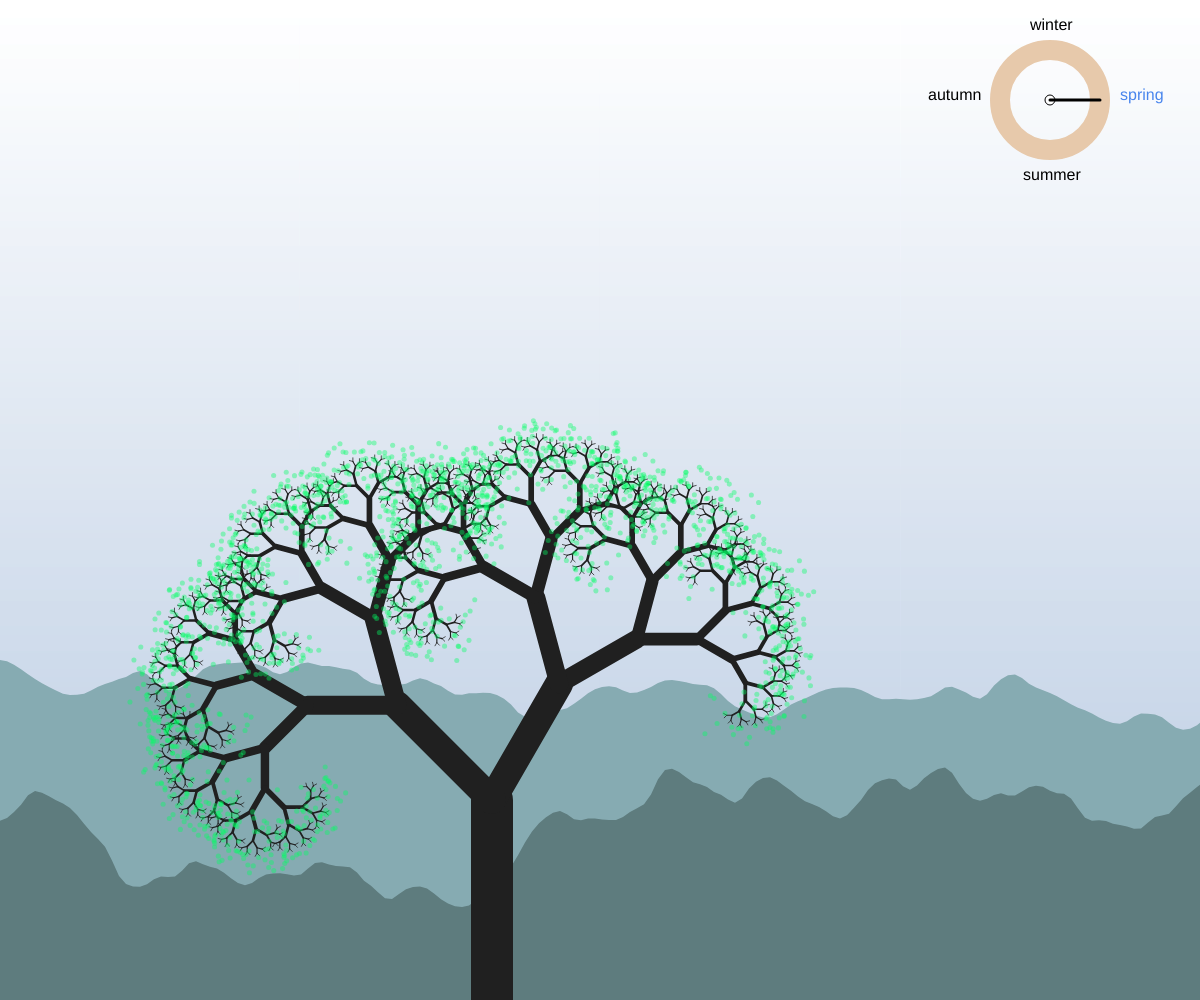
Frame 1 (no input)
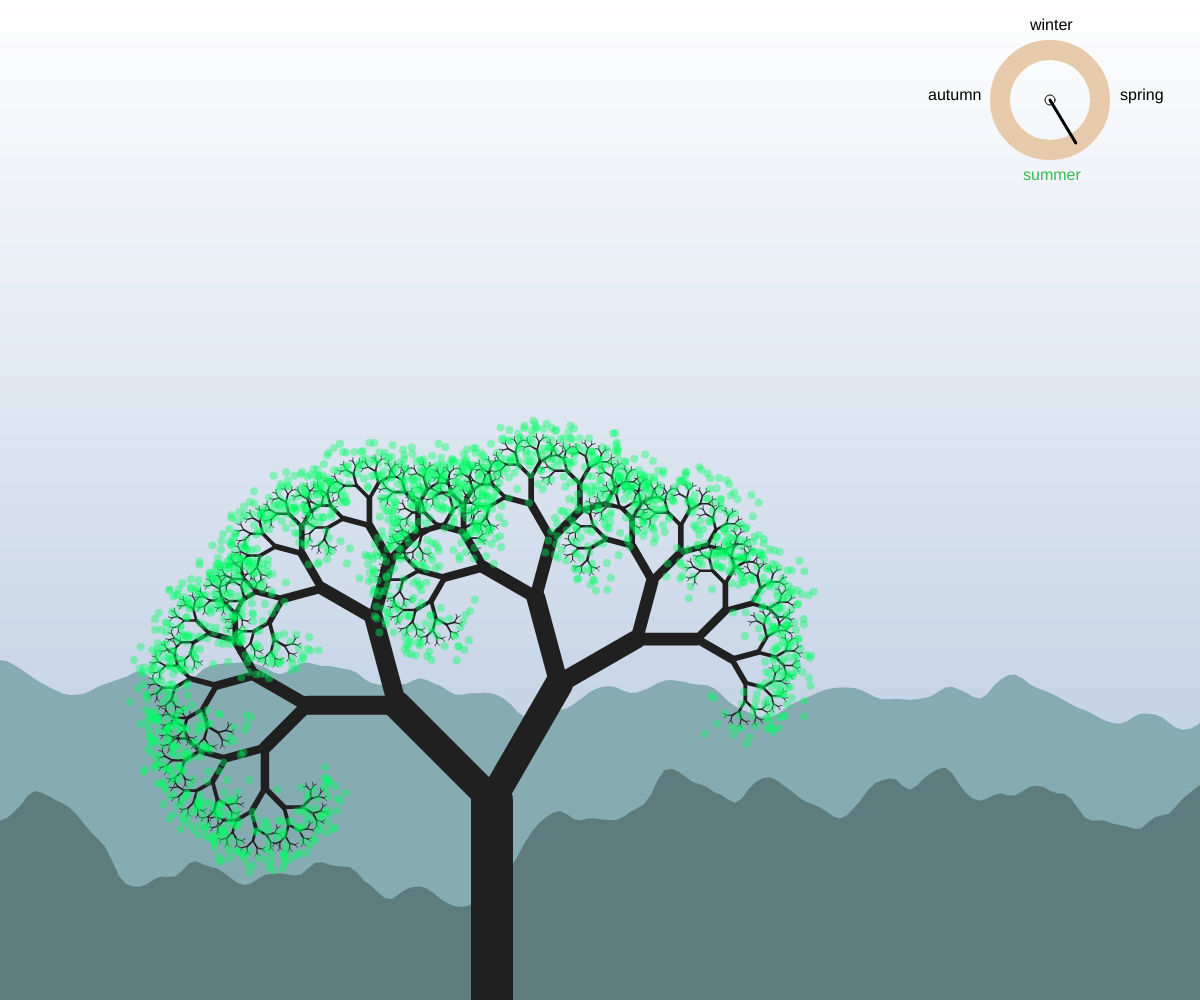
Frame 60 (no input)
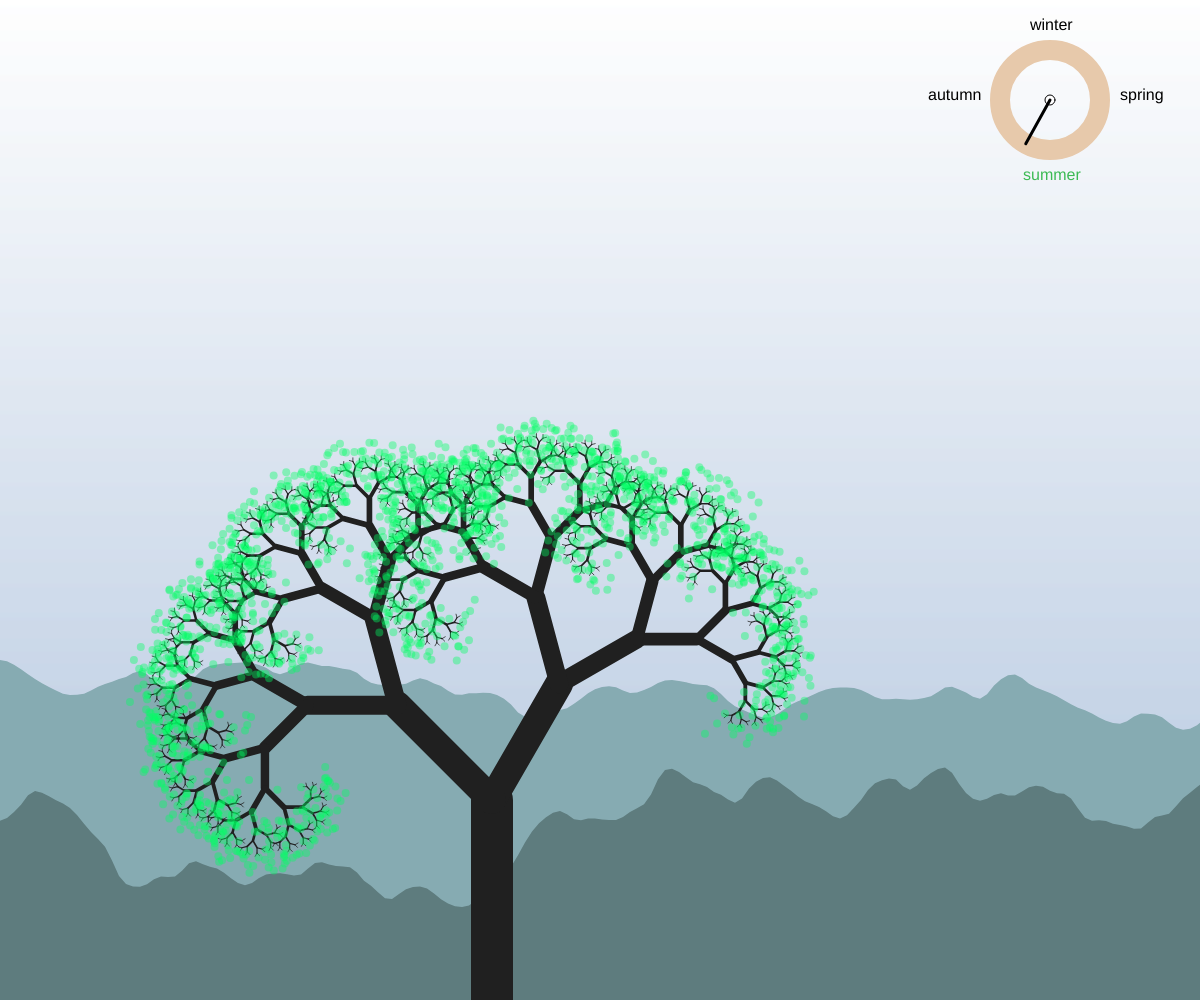
Frame 120 (the mouse pressed at the canvas centre since frame 60)

The p5.js sketch that drew these frames (run headless with seeded random() and noise() and a simulated clock; from frame 60 on, the mouse is pressed at the canvas centre):

// p5.js sketch
// ── sketch.js
var mountains = [];
// branch size constants
if (window.innerWidth > 900) {
  var rootSize = 42;
  var rootLength = 200;
} else {
  var rootSize = 36;
  var rootLength = 170;
}
var branchRatio = 0.67;
// gradient constants
var c1, c2;
// tree variables
var tree = [];
var leaves = [];
var count = 0;
// clock
var time = 0;
var clockPos;
// colors
var green, red;

function setup() {
  var cHeight = window.innerHeight;
  if (cHeight < 600) {
    cHeight = 600;
  }
  createCanvas(window.innerWidth, cHeight);

  clockPos = {
    'x': width - 150,
    'y': 100
  };

  c1 = color(255);
  c2 = color(176,196,222);

  green = color(0, 255, 100, 100);
  orange = color(255,165,0,100);

  setGradient(0, 0, width, height, c1, c2);

  // hard coded two mountains
  mountains.push(new Mountain(height - 200, height - 400, [134,171,178]));
  mountains.push(new Mountain(height - 50, height - 300, [94,124,126]));

  for (var j = 0; j < mountains.length; j++) {
    mountains[j].create();
  }

  var a = createVector(width * 0.41, height);
  var b = createVector(width * 0.41, height - rootLength);
  var root = new Branch(a, b, rootSize);

  tree[0] = root;

  for (var b = 0; b < 10; b++) {
    addBranches();
  }
}

function draw() {
  setGradient(0, 0, width, height, c1, c2);
  for (var j = 0; j < mountains.length; j++) {
    mountains[j].show();
  }
  for (var i = 0; i < tree.length; i++) {
    tree[i].show();
  }
  noFill();
  strokeWeight(20);
  stroke(231,201,171);
  ellipse(clockPos.x, clockPos.y, 100, 100);
  strokeWeight(1);
  stroke(0);
  fill(255);
  var radius = 50;
  var angle = radians(time);
  var x = clockPos.x + (radius * cos(angle));
  var y = clockPos.y + (radius * sin(angle));
  ellipse(clockPos.x, clockPos.y, 10, 10);
  strokeWeight(3);
  line(clockPos.x, clockPos.y, x, y);
  time = time % 360;
  time += 1;
  noStroke();
  textSize(16);
  if (time >= 225 && time < 315) {
    drawLeaves(8, true, 1);
    leavesFall();
    fill(219, 50, 54);
  } else {
    fill(0);
  }
  text("winter", clockPos.x - 20, 30);
  if ((time >= 315 && time <= 360) || (time >= 0 && time < 45)) {
    if (leaves.length == 0) {
      leavesGrow();
    } else {
      if (time > 315) {
        var radius = map(time, 315, 360, 0, 5);
      } else {
        var radius = map(time, 0, 45, 5, 8);
      }
      drawLeaves(radius);
    }
    fill(72, 133, 237);
  } else {
    fill(0);
  }
  text("spring", clockPos.x + 70, 100);
  if (time >= 45 && time < 135) {
    drawLeaves(8);
    fill(60, 186, 84);
  } else {
    fill(0);
  }
  text("summer", clockPos.x - 27, 180);
  if (time >= 135 && time < 225) {
    var lerpVal = map(time, 135, 225, 0, 1);
    drawLeaves(8, true, lerpVal);
    fill(244, 194, 13);
  } else {
    fill(0);
  }
  text("autumn", clockPos.x - 122, 100);
}

function leavesFall() {
  for (var i = 0; i < leaves.length; i++) {
    leaves[i].x += random(-3, 3);
    leaves[i].y += random(3, 20);
    if (leaves[i].y > height) {
      leaves.splice(i,1);
    }
  }
}

function leavesGrow() {
    for (var i = 0; i < tree.length; i++) {
      if (!tree[i].finished) {
        var leaf = tree[i].end.copy();
        leaf.x += random(-20, 20);
        leaf.y += random(-20, 20);
        leaves.push(leaf);
      }
    }
}

function drawLeaves(radius, isCold=false, lerpVal) {
    for (var i = 0; i < leaves.length; i++) {
      fill(0, 255, 100, 100);
      if (isCold) {
        var col = lerpColor(green, orange, lerpVal);
        fill(col);
      }
      noStroke();
      ellipse(leaves[i].x, leaves[i].y, radius, radius);
    }
}

function setGradient(x, y, w, h, c1, c2) {
  noFill();
  for (var i = y; i <= y+h; i++) {
    var inter = map(i, y, y+h, 0, 1);
    var c = lerpColor(c1, c2, inter);
    stroke(c);
    line(x, i, x+w, i);
  }
}

function Mountain(minY, maxY, phil) {
  this.yoff = random(1000);
  this.xoff = 0;
  this.fill = phil;
  this.vertices = [];

  this.create = function() {
    this.vertices.push([0, height]);
    for (var x = 0; x < width + 7; x += 7) {
      var y = map(noise(this.xoff, this.yoff), 0, 1, minY, maxY);
      this.vertices.push([x, y]);
      this.xoff += 0.05;
    }
    this.vertices.push([width, height]);
  }

  this.show = function() {
    // draw a mountain polygon across the width of the screen with perlin noise determined y values
    noStroke();
    fill(this.fill);
    beginShape();
    this.vertices.forEach(function(vert) {
      vertex(vert[0], vert[1]);
    })
    endShape(CLOSE);
  }
}

function Branch(begin, end, size) {
  this.begin = begin;
  this.end = end;
  this.finished = false;
  this.size = size;

  this.show = function() {
    stroke(32);
    strokeWeight(this.size);
    line(this.begin.x, this.begin.y, this.end.x, this.end.y);
  }

  this.branchA = function() {
    var dir = p5.Vector.sub(this.end, this.begin);
    dir.rotate(PI / 6);
    dir.mult(branchRatio);
    var newEnd = p5.Vector.add(this.end, dir);
    var b = new Branch(this.end, newEnd, this.size * branchRatio);
    return b;
  }
  this.branchB = function() {
    var dir = p5.Vector.sub(this.end, this.begin);
    dir.rotate(-PI / 4);
    dir.mult(branchRatio);
    var newEnd = p5.Vector.add(this.end, dir);
    var b = new Branch(this.end, newEnd, this.size * branchRatio);
    return b;
  }
}

function addBranches() {
  for (var i = tree.length - 1; i >= 0; i--) {
    if (!tree[i].finished) {
      tree.push(tree[i].branchA());
      tree.push(tree[i].branchB());
    }
    tree[i].finished = true;
  }
  count++;

  if (count > 4) {
    for (var i = 0; i < tree.length; i++) {
      if (!tree[i].finished) {
        var leaf = tree[i].end.copy();
        leaf.x += random(-20, 20);
        leaf.y += random(-20, 20);
        leaves.push(leaf);
      }
    }
  }

}
